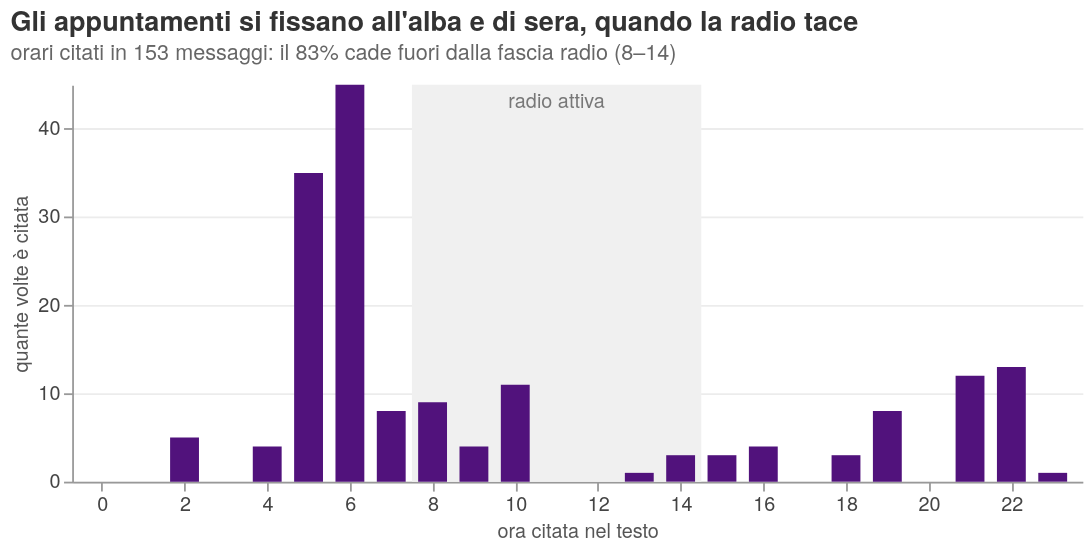

The notebook cell this image was saved under:
### Markdown cell above
**Domanda.** A che ora avvengono le attività di cui si parla nei messaggi?

**Come leggerlo.** Ogni barra è un'ora del giorno; l'altezza dice quante volte quell'ora è citata in un messaggio. La fascia grigia chiara è l'orario in cui si usa la radio (8–14).

<sub>Codifica: ora citata **O** (ciclica, 0–23), menzioni **Q** → barre da zero; la fascia radio sulla stessa scala permette il confronto diretto.</sub>

### Code cell
TIME_RE = re.compile(
    r"(?<![#\w-])(?:(?P<hh>[01]\d|2[0-3])[:.]?(?P<mm>[0-5]\d)(?![\d%-])(?:\s*(?:hours|hrs)\b)?"
    r"|(?P<h12>1[0-2]|0?[1-9])(?::[0-5]\d)?\s*(?P<ap>[AaPp])\.?[Mm]\b)")


def mentioned_hours(text):
    return [int(t.group("hh")) if t.group("hh") else int(t.group("h12")) % 12 + (12 if t.group("ap").lower() == "p" else 0)
            for t in TIME_RE.finditer(text)]


m["ore_citate"] = m.content.map(mentioned_hours)
cit = m[m.ore_citate.str.len() > 0].explode("ore_citate").astype({"ore_citate": int})
cit["fuori_radio"] = ~cit.ore_citate.between(8, 14)
n_msg, share = m.ore_citate.str.len().gt(0).sum(), cit.fuori_radio.mean()
hist = cit.groupby("ore_citate").size().reindex(range(24), fill_value=0).rename_axis("ora").reset_index(name="n")
hx = alt.Scale(domain=[-0.5, 23.5], nice=False)
band = alt.Chart(pd.DataFrame({"a": [7.5], "b": [14.5]})).mark_rect(color="#f0f0f0").encode(x=alt.X("a:Q", scale=hx), x2="b:Q")
band_t = alt.Chart(pd.DataFrame({"x": [11], "t": ["radio attiva"]})).mark_text(baseline="top", dy=4, fontSize=11, color="#777").encode(
    x=alt.X("x:Q", scale=hx), y=alt.value(0), text="t:N")
bars = alt.Chart(hist).mark_bar(color=GRAY, width=16).encode(
    x=alt.X("ora:Q", scale=hx, title="ora citata nel testo", axis=alt.Axis(values=list(range(24)), grid=False)),
    y=alt.Y("n:Q", title="quante volte è citata"), tooltip=["ora", "n"])
q1c = (band + band_t + bars).properties(width=560, height=220, title=alt.Title(
    "Gli appuntamenti si fissano all'alba e di sera, quando la radio tace",
    subtitle=f"orari citati in {n_msg} messaggi: il {share:.0%} cade fuori dalla fascia radio (8–14)"))
save(q1c, "q1c_orari_citati")

### Figure 1 — Vega-Lite specification as saved in the notebook (floating-point values rounded to 4 significant figures)
{"config": {"view": {"continuousWidth": 300, "continuousHeight": 300, "strokeWidth": 0}, "axis": {"domainColor": "#999", "gridColor": "#ececec", "labelColor": "#444", "labelFontSize": 11, "tickColor": "#999", "titleColor": "#555", "titleFontSize": 11, "titleFontWeight": "normal"}, "font": "Helvetica Neue", "header": {"labelColor": "#333333", "labelFontSize": 12, "labelFontWeight": 600, "titleFontWeight": "normal"}, "legend": {"labelFontSize": 11, "titleColor": "#555", "titleFontSize": 11, "titleFontWeight": "normal"}, "title": {"anchor": "start", "color": "#333333", "fontSize": 15, "fontWeight": 600, "offset": 12, "subtitleColor": "#666", "subtitleFontSize": 12, "subtitlePadding": 4}}, "layer": [{"data": {"name": "data-2ed89dac7a8598f407813a65ed812bea"}, "mark": {"type": "rect", "color": "#f0f0f0"}, "encoding": {"x": {"field": "a", "scale": {"domain": [-0.5, 23.5], "nice": false}, "type": "quantitative"}, "x2": {"field": "b"}}}, {"data": {"name": "data-724837c34e1a73650d3473902f2d01d2"}, "mark": {"type": "text", "baseline": "top", "color": "#777", "dy": 4, "fontSize": 11}, "encoding": {"text": {"field": "t", "type": "nominal"}, "x": {"field": "x", "scale": {"domain": [-0.5, 23.5], "nice": false}, "type": "quantitative"}, "y": {"value": 0}}}, {"data": {"name": "data-0ff1873f42d7c72dc0036b03fd204108"}, "mark": {"type": "bar", "color": "#51127c", "width": 16}, "encoding": {"tooltip": [{"field": "ora", "type": "quantitative"}, {"field": "n", "type": "quantitative"}], "x": {"axis": {"grid": false, "values": [0, 1, 2, 3, 4, 5, 6, 7, 8, 9, 10, 11, 12, 13, 14, 15, 16, 17, 18, 19, 20, 21, 22, 23]}, "field": "ora", "scale": {"domain": [-0.5, 23.5], "nice": false}, "title": "ora citata nel testo", "type": "quantitative"}, "y": {"field": "n", "title": "quante volte è citata", "type": "quantitative"}}}], "height": 220, "title": {"text": "Gli appuntamenti si fissano all'alba e di sera, quando la radio tace", "subtitle": "orari citati in 153 messaggi: il 83% cade fuori dalla fascia radio (8–14)"}, "width": 560, "$schema": "https://vega.github.io/schema/vega-lite/v6.1.0.json", "datasets": {"data-2ed89dac7a8598f407813a65ed812bea": [{"a": 7.5, "b": 14.5}], "data-724837c34e1a73650d3473902f2d01d2": [{"x": 11, "t": "radio attiva"}], "data-0ff1873f42d7c72dc0036b03fd204108": [{"ora": 0, "n": 0}, {"ora": 1, "n": 0}, {"ora": 2, "n": 5}, {"ora": 3, "n": 0}, {"ora": 4, "n": 4}, {"ora": 5, "n": 35}, {"ora": 6, "n": 45}, {"ora": 7, "n": 8}, {"ora": 8, "n": 9}, {"ora": 9, "n": 4}, {"ora": 10, "n": 11}, {"ora": 11, "n": 0}, {"ora": 12, "n": 0}, {"ora": 13, "n": 1}, {"ora": 14, "n": 3}, {"ora": 15, "n": 3}, {"ora": 16, "n": 4}, {"ora": 17, "n": 0}, {"ora": 18, "n": 3}, {"ora": 19, "n": 8}, {"ora": 20, "n": 0}, {"ora": 21, "n": 12}, {"ora": 22, "n": 13}, {"ora": 23, "n": 1}]}}
